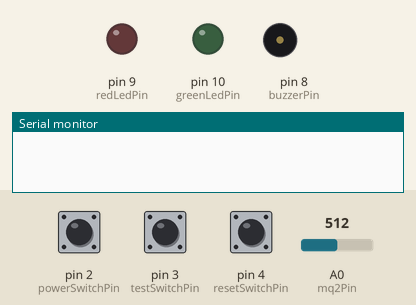
Bench run of a sketch on a simulated Arduino Uno, built with avr-gcc and run on an emulated ATmega328P. Parts: output pins drawn as LEDs (lit = HIGH), buzzer (waves = sounding, pin HIGH), the last lines printed to the serial monitor. Dashed ring = blinking. The inputs (shaded band) are chosen by the test bench; at power-on: pin 2 (powerSwitchPin) HIGH, pin 4 (resetSwitchPin) HIGH, pin 3 (testSwitchPin) HIGH, A0 (mq2Pin) = 512.

Above: at 1.2 s.
1.3 s: pin 2 (powerSwitchPin) pulled LOW for 3.2 s
At 2.1 s:
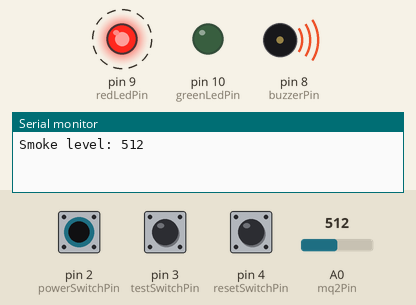
6.4 s: pin 2 (powerSwitchPin) pulled LOW for 0.15 s
At 8.1 s:
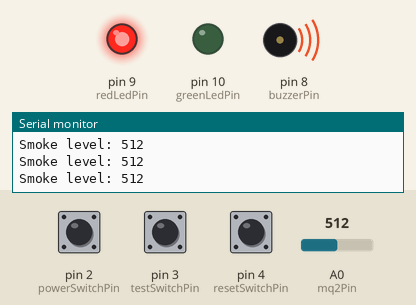
8.4 s: pin 4 (resetSwitchPin) pulled LOW for 0.15 s
At 8.6 s:
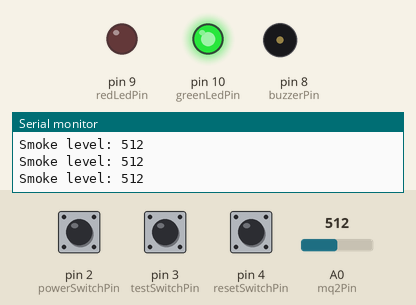
10.2 s: pin 4 (resetSwitchPin) pulled LOW for 3.2 s
At 13.9 s:
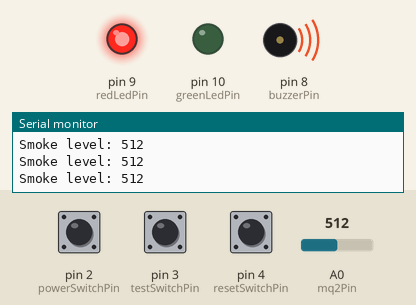
Timing chart, 0 to 15.4 s (numbered marks = the images above; inputs shaded):
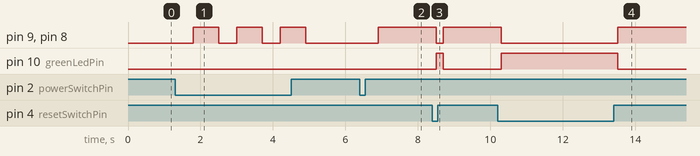

The sketch:

fire_alarm_code.ino
```cpp
const int mq2Pin     = A0;
const int buzzerPin  = 8;
const int redLedPin  = 9;
const int greenLedPin = 10;
const int powerSwitchPin = 2;
const int testSwitchPin  = 3;
const int resetSwitchPin = 4;
const int smokeThreshold = 400;
bool alarmTriggered = false;
bool systemPowered = false;
void setup() {
  pinMode(mq2Pin, INPUT);
  pinMode(buzzerPin, OUTPUT);
  pinMode(redLedPin, OUTPUT);
  pinMode(greenLedPin, OUTPUT);
  pinMode(powerSwitchPin, INPUT_PULLUP);
  pinMode(testSwitchPin, INPUT_PULLUP);
  pinMode(resetSwitchPin, INPUT_PULLUP);
  Serial.begin(9600);
  digitalWrite(buzzerPin, LOW);
  digitalWrite(redLedPin, LOW);
  digitalWrite(greenLedPin, LOW);
}
void loop() {
  bool powerSwitchState = digitalRead(powerSwitchPin) == LOW;
  bool testSwitchState  = digitalRead(testSwitchPin)  == LOW;
  bool resetSwitchState = digitalRead(resetSwitchPin) == LOW;
  if (powerSwitchState) {
    systemPowered = !systemPowered;
    delay(500); // debounce
  }
  if (!systemPowered) {
    turnOffSystem();
    return;
  }
  int smokeLevel = analogRead(mq2Pin);
  Serial.print("Smoke level: ");
  Serial.println(smokeLevel);
  if (smokeLevel > smokeThreshold || testSwitchState) {
    triggerAlarm();
  }
  if (resetSwitchState) {
    resetAlarm();
  }
  delay(200);
}
void triggerAlarm() {
  alarmTriggered = true;
  digitalWrite(buzzerPin, HIGH);
  digitalWrite(redLedPin, HIGH);
  digitalWrite(greenLedPin, LOW);
}
void resetAlarm() {
  alarmTriggered = false;
  digitalWrite(buzzerPin, LOW);
  digitalWrite(redLedPin, LOW);
  digitalWrite(greenLedPin, HIGH);
}
void turnOffSystem() {
  alarmTriggered = false;
  digitalWrite(buzzerPin, LOW);
  digitalWrite(redLedPin, LOW);
  digitalWrite(greenLedPin, LOW);
}
```

Measured:
- after the input at 1.3 s, pin 9 (redLedPin), pin 8 (buzzerPin): alternates HIGH for 0.70 s and LOW for 0.50 s, 6 changes in all, then stays LOW, starting after 0.50 s
- after the input at 6.4 s, pin 9 (redLedPin), pin 8 (buzzerPin): LOW → HIGH after 0.50 s
- after the input at 8.4 s, pin 9 (redLedPin), pin 8 (buzzerPin): HIGH → LOW after 0.10 s, → HIGH 0.20 s later; pin 10 (greenLedPin): LOW → HIGH after 0.10 s, → LOW 0.20 s later
- after the input at 10.2 s, pin 9 (redLedPin), pin 8 (buzzerPin): HIGH → LOW after 0.11 s, → HIGH 3.2 s later; pin 10 (greenLedPin): LOW → HIGH after 0.11 s, → LOW 3.2 s later
